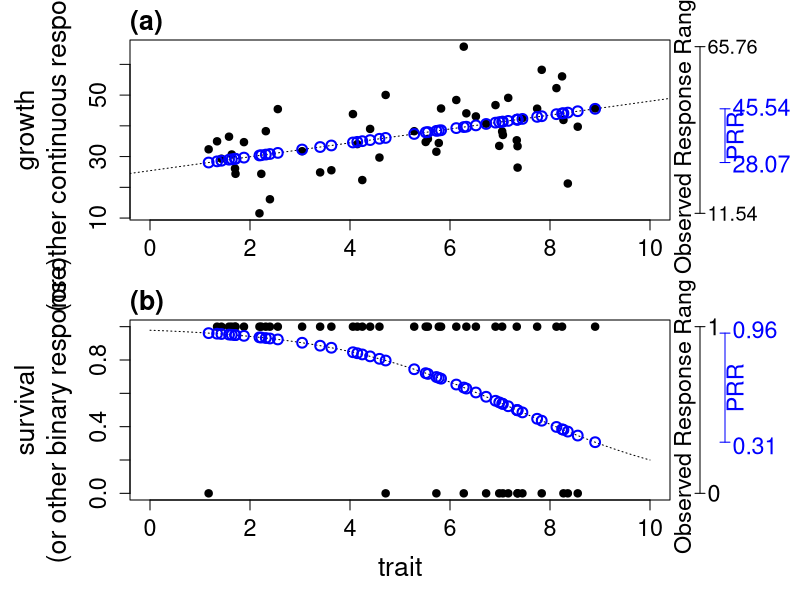

Reproduce this figure in R.
## UPDATE: POINTS ARE NOT BLUE, APPROPRIATE SEGMENT IS


# library(randomForest)
library(here)
# 
tiff(here("5_figs/finals/prr-example.tiff"), width=8, height=10,
     units='in', res = 300)

## linear model -----

# x11()
par(mfrow=c(2,1), oma = c(2,4.5,0,0))
par(mar=c(3,2,2,6.5))
seed.rand = sample(1:10000,1)
## 939 looks like a good demonstration
seed.rand = 939
set.seed(seed.rand)
n=50
dat = data.frame(x = (0.1+0.8*runif(n))*10)
dat$y = 3 * dat$x + rnorm(n)*10 + 20

{plot(dat$x,dat$y, pch=19, xlim=c(0,10), 
      xlab = "", ylab = "",
      cex.lab=1.6, cex.main=1.6, cex.axis=1.4)
   mtext("growth\n(or other continuous response)",
         side = 2, outer=F, cex = 1.6, line=3)
   title("(a)", adj=0, line=.5, cex.main = 1.6)
   out = lm(dat$y ~ dat$x)
   ## add fitted line, with blue in the middle
   ## below the minimum x
   abline(out, lty = 3)
   dat$yhat = predict(out)
   points(dat$x,dat$yhat, col='blue',cex=1.3,lwd=2)
   
   
   par(xpd = T)
   var.x = 11
   segments(x0 = var.x, y0 = min(dat$y), y1 = max(dat$y))
   segments(x0 =var.x -.1, x1 = var.x+.1, y0=range(dat$y))
   text(x = var.x-.3, y = mean(range(dat$y)),
        labels = "Observed Response Range",
        srt = 90,
        cex=1.4)
   text(x = var.x + .15, y = max(dat$y),
        labels = round(max(dat$y), 2),
        adj = 0, 
        cex = 1.2)
   
   text(x = var.x + .15, y = min(dat$y),
        labels = round(min(dat$y), 2),
        adj = 0, 
        cex = 1.2)
   
   
   prr.x = 11.5
   segments(x0 = prr.x, y0 = min(dat$yhat), y1 = max(dat$yhat), col='blue')
   segments(x0 =prr.x -.1, x1 = prr.x+.1, y0=range(dat$yhat), col='blue')
   text(x = prr.x + .2,
        y = mean(range(dat$yhat)),
        labels = "PRR",
        srt= 90,
        cex = 1.4,
        col = 'blue')
   
   text(x = prr.x + .15, y = max(dat$yhat)+.5,
        labels = round(max(dat$yhat), 2),
        adj = 0, 
        cex = 1.4, col = "blue")
   
   text(x = prr.x + .15, y = min(dat$yhat)-.5,
        labels = round(min(dat$yhat), 2),
        adj = 0, 
        cex = 1.4, col = "blue")
   par(xpd = F)
   # print(seed.rand)
}

## Survival, glm -------

# let's assume survival is linearly related to X
# X ranges from 0 to 10
# So let's have p(surv) range from 90% at x = 0 to
# 40% at x = 10

dat$surv = (runif(nrow(dat)) < (.9 - dat$x/20))

out = glm(surv ~ x, family='binomial', data = dat)
dat$surv.hat = predict(out, type='response')
dat.pred = data.frame(x = seq(0,10, by =.01))
dat.pred$y = predict(out, dat.pred, type='response')
# Survival\n(or other binary response)
# predictor
plot(dat$x, dat$surv, pch=19,
     xlim=c(0,10),
     cex.lab=1.6, cex.main=1.6, cex.axis=1.4,
     ylab = "",
     xlab = "")
mtext("survival\n(or other binary response)",
      side = 2, outer=F, cex = 1.6, line=3)
mtext("trait",
      side = 1, outer=F, cex = 1.6, line=3)
title("(b)", adj=0, line=.5, cex.main = 1.6)
points(dat.pred$x, dat.pred$y, type='l', lty=3)
points(x = dat$x, y = dat$surv.hat, col='blue', cex=1.3, lwd=2)

par(xpd = T)
# var.x = 11
segments(x0 = var.x, y0 = min(dat$surv), y1 = max(dat$surv))
segments(x0 =var.x -.1, x1 = var.x+.1, y0=range(dat$surv))
text(x = var.x-.3, y = mean(range(dat$surv)),
     labels = "Observed Response Range",
     srt = 90,
     cex=1.4)
text(x = var.x + .15, y = max(dat$surv),
     labels = round(max(dat$surv), 2),
     adj = 0, 
     cex = 1.4)

text(x = var.x + .15, y = min(dat$surv),
     labels = round(min(dat$surv), 2),
     adj = 0, 
     cex = 1.4)


# prr.x = 10.8
segments(x0 = prr.x, y0 = min(dat$surv.hat), y1 = max(dat$surv.hat), col='blue')
segments(x0 =prr.x -.1, x1 = prr.x+.1, y0=range(dat$surv.hat), col='blue')
text(x = prr.x + .2,
     y = mean(range(dat$surv.hat)),
     labels = "PRR",
     srt= 90,
     cex = 1.4,
     col = 'blue')

text(x = prr.x + .15, y = max(dat$surv.hat)+.021,
     labels = round(max(dat$surv.hat), 2),
     adj = 0, 
     cex = 1.4, col = "blue")

text(x = prr.x + .15, y = min(dat$surv.hat)-.021,
     labels = round(min(dat$surv.hat), 2),
     adj = 0, 
     cex = 1.4, col = "blue")
par(xpd = F)


dev.off()

